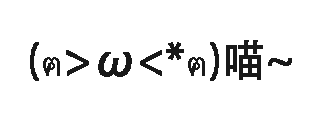
#> input picture input.png, 320 x 120 px
$ python main.py
#> lines starting #> are read from the running program, lines starting #| are printed output that depends on the picture; after the words box and inside, x2 and y2 are one past the last pixel; in counts of white or black regions, pixels touching at a corner belong together
import numpy as np
from PIL import Image

img = Image.open("./input.png")
#> img is the input picture: PIL image 320x120 RGBA; mean R, G, B, A 238.6, 238.6, 238.6, 255
img = img.convert('1')
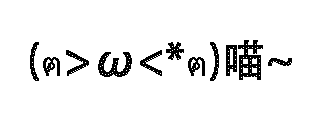
#> img: PIL image 320x120 1; 93.3% white; black in thin lines or dots, all inside (x1, y1, x2, y2) = (30, 40, 292, 81)
img = img.crop((0, 0, 320, 120))
img.save("./result.png", "PNG")

width, height = img.size
#> width = 320; height = 120
result = "10s\nA 0.1s\n3s\nL_STICK@-100-100 10s\n0.1s\nL 0.1s\nL0.1s\n"

for i in range(height):
	line = False
	for j in range(width):
		color = img.getpixel((j, i))
		if color<128:
			line = True
			break
	if line:
		for j in range(width):
			color = img.getpixel((j, i))
			if color<128:
				result += "A 0.1s\n0.1s\n"
			result +="DPAD_RIGHT 0.1s\n0.1s\n"
		result += "DPAD_DOWN 0.1s\n0.1s\nL_STICK@-100+000 3.2s\n"
	else:
		result +="DPAND_DOWN 0.1s\n0.1s\n"

file = open("./result.txt", "w")
file.write(result)
file.close()
